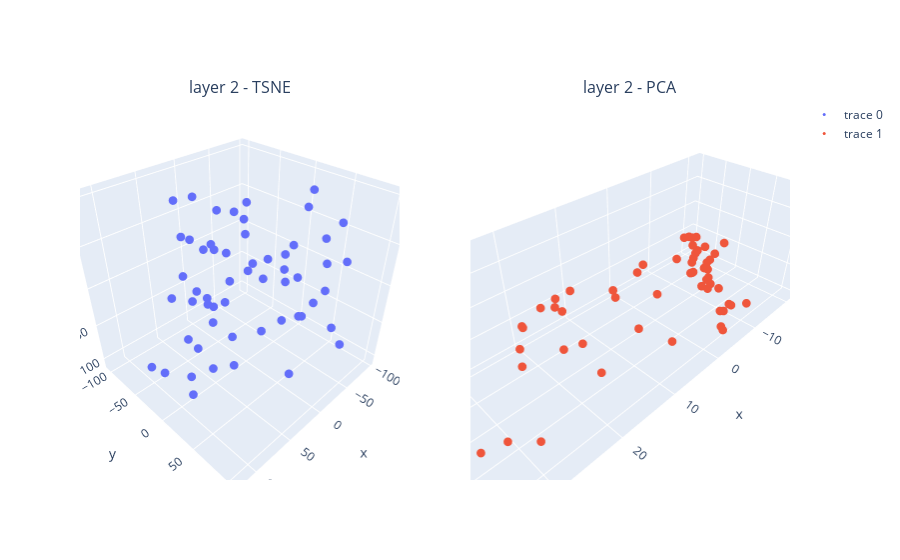

Here is the notebook cell this chart was saved with:
### Code cell
fig = make_subplots(rows=1, cols=2, subplot_titles=("layer 2 - TSNE", "layer 2 - PCA"), specs=[[{'type': 'scene'}, {'type': 'scene'}]])

fig.add_scatter3d(x=tsne_layer_2[:,0], 
                y=tsne_layer_2[:,1], 
                z=tsne_layer_2[:,2],
                mode="markers",
                row=1, col=1)

fig.add_scatter3d(x=pc_layer_2[:,0], 
                  y=pc_layer_2[:,1], 
                  z=pc_layer_2[:,2], 
                  mode="markers",
                  row=1, col=2) 

fig.update_traces(marker={'size': 3})
fig.show()
